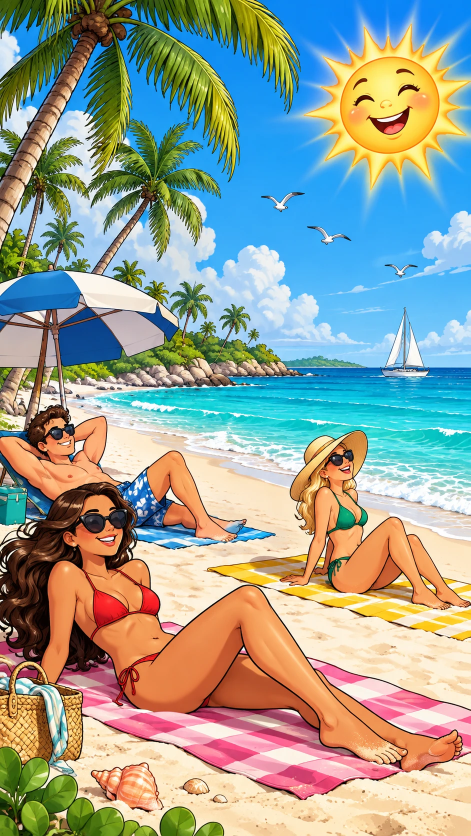
#> input picture weather-explained/assets-raw/shots/01.webp, 941 x 1672 px (shown at 1/2 size); its folder holds only this picture in this run
$ python prep_shots.py
#> lines starting #> are read from the running program, lines starting #| are printed output that depends on the picture
"""Prepare the numbered AI shots for the Frozen Iguanas short.

assets-raw/shots/NN.(png|jpg|webp)  ->  public/img/shots/NN.(jpg|png)
- scenes (full-bleed 9:16) are resized/cropped to 1080x1920 JPG
- icons/characters get their outer white background flood-filled to alpha
- cards (diagrams) are kept as-is with their own background
Missing shots get a labelled placeholder so the timeline always renders.
"""
from pathlib import Path
from PIL import Image, ImageDraw, ImageFilter, ImageOps

RAW, OUT = Path('assets-raw/shots'), Path('public/img/shots')
OUT.mkdir(parents=True, exist_ok=True)
KIND = {'01': 'scene', '02': 'scene', '03': 'icon', '04': 'icon', '05': 'icon', '06': 'scene',
        '07': 'card', '08': 'icon', '09': 'scene', '10': 'icon', '11': 'icon'}
KEY = (255, 0, 255)


def find(n):
    for p in RAW.glob(f'{n}*'):
        if p.suffix.lower() in ('.png', '.jpg', '.jpeg', '.webp'):
            return p


def cut_out(img):
    rgb = img.convert('RGB')
    w, h = rgb.size
    key = rgb.copy()
    seeds = [(x, y) for x in range(0, w, 8) for y in (0, h - 1)] + [(x, y) for y in range(0, h, 8) for x in (0, w - 1)]
    for s in seeds:
        if key.getpixel(s) != KEY and min(key.getpixel(s)) > 225:
            ImageDraw.floodfill(key, s, KEY, thresh=45)
    mask = Image.new('L', (w, h), 255)
    kp, mp = key.load(), mask.load()
    for y in range(h):
        for x in range(w):
            if kp[x, y] == KEY:
                mp[x, y] = 0
    out = rgb.convert('RGBA')
    out.putalpha(mask.filter(ImageFilter.GaussianBlur(1.0)))
    return out.crop(out.getbbox())


for n, kind in KIND.items():
    src = find(n)
    if src is None:
        ph = Image.new('RGB', (1080, 1920) if kind == 'scene' else (900, 900), (200, 200, 200))
        ImageDraw.Draw(ph).text((40, 40), f'shot {n} missing', fill='black')
        ph.save(OUT / (f'{n}.jpg' if kind == 'scene' else f'{n}.png'))
        print(n, 'placeholder')
        continue
    img = Image.open(src)
#> img is the input picture: PIL image 941x1672 RGB; mean R, G, B 153.4, 162, 150.2
    if kind == 'scene':
        ImageOps.fit(img.convert('RGB'), (1080, 1920), Image.LANCZOS).save(OUT / f'{n}.jpg', quality=92)
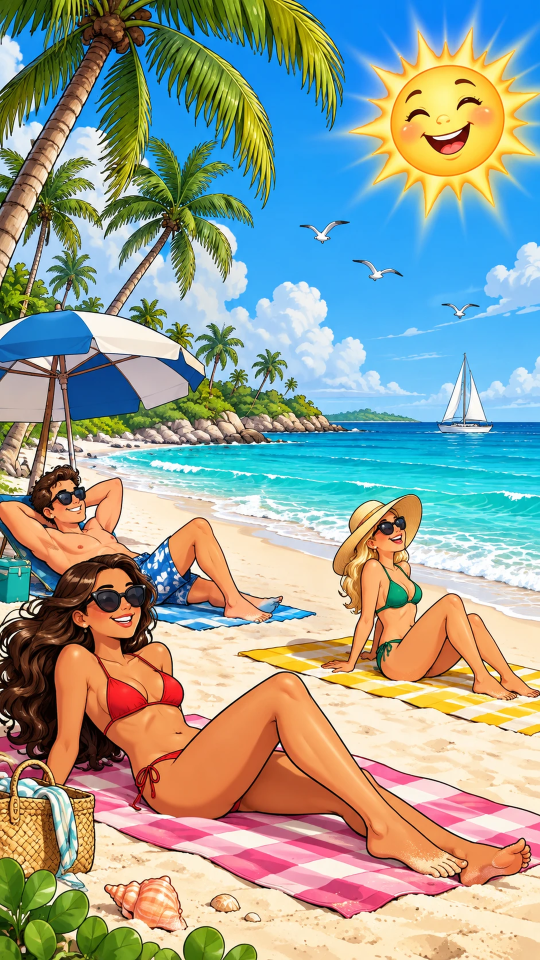
#> saved as 01.jpg: PIL image 1080x1920 RGB (shown at 1/2 size); mean R, G, B 153.4, 162, 150.2
    elif kind == 'icon':
        cut_out(img).save(OUT / f'{n}.png')
    else:
        img.convert('RGB').save(OUT / f'{n}.png')
    print(n, kind, src.name)
